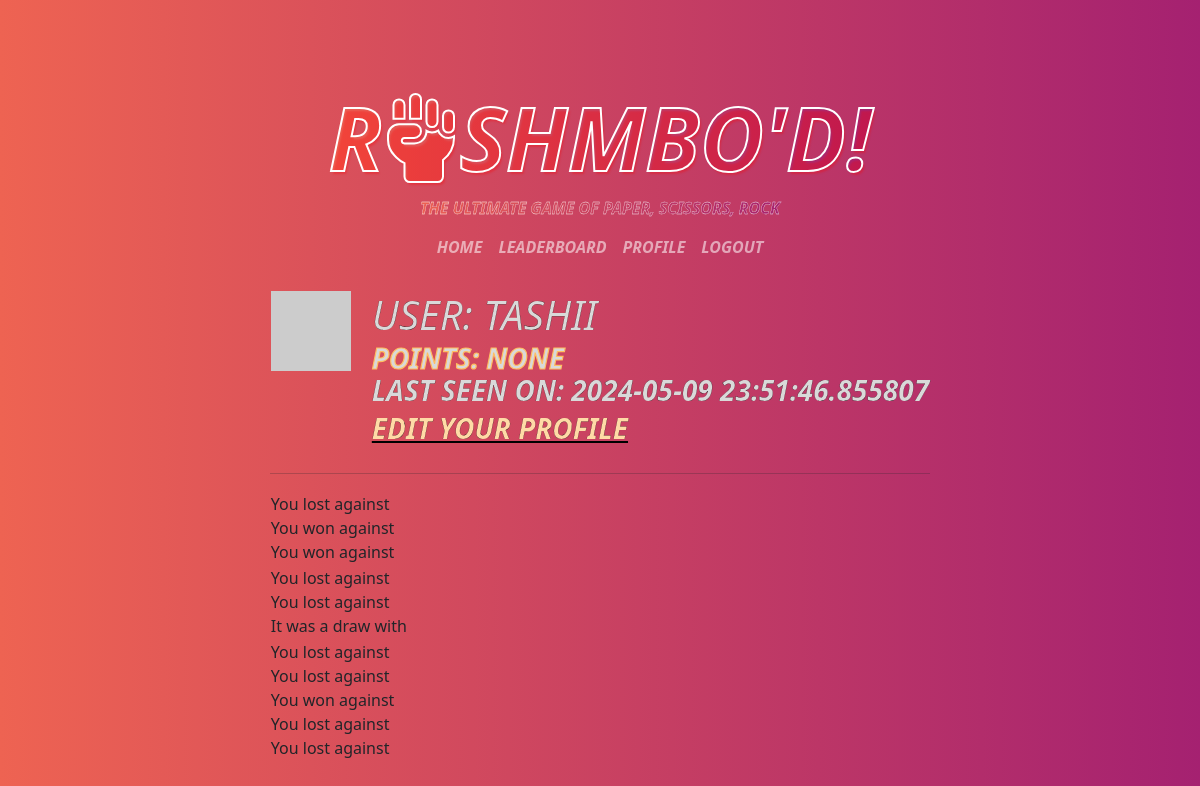
The page /user/tashii (signed in) on the database its author committed.
### app/models.py (models this page shows, shortened)
class User(UserMixin, db.Model):
    id: so.Mapped[int] = so.mapped_column(primary_key=True)
    username: so.Mapped[str] = so.mapped_column(sa.String(64), index=True,
                                                unique=True)
    email: so.Mapped[str] = so.mapped_column(sa.String(120), index=True,
                                             unique=True)
    password_hash: so.Mapped[Optional[str]] = so.mapped_column(sa.String(256))
    posts: so.WriteOnlyMapped['Post'] = so.relationship(
        back_populates='author')
    about_me: so.Mapped[Optional[str]] = so.mapped_column(sa.String(140))
    last_seen: so.Mapped[Optional[datetime]] = so.mapped_column(
        default=lambda: datetime.now(timezone.utc))
    points: so.Mapped[int] = so.mapped_column(sa.Integer, default=0, nullable=True)
    def avatar(self, size):
        digest = md5(self.email.lower().encode('utf-8')).hexdigest()
        return f'https://www.gravatar.com/avatar/{digest}?d=identicon&s={size}'

class Game (db.Model):
    id = db.Column(db.Integer, primary_key=True)
    user_id = db.Column(db.Integer, db.ForeignKey(User.id, name='game_user_fk'), index=True)
    opponent_id = db.Column(db.Integer, db.ForeignKey(User.id, name='game_opponent_fk'), index=True)
    user_move = db.Column(db.String(10))
    opponent_move = db.Column(db.String(10))
    result = db.Column(db.String(10), nullable=True)
    status = db.Column(db.String(10))
    user = db.relationship('User', foreign_keys=[user_id], backref='games_as_challenger', lazy=True)
    opponent = db.relationship('User', foreign_keys=[opponent_id], backref='opponent_games', lazy=True)

### app/routes.py (the view)
@app.route('/user/<username>')
@login_required
def user(username):
    user = db.first_or_404(sa.select(User).where(User.username == username))
    games = Game.query.filter(
            or_(
                Game.user_id == current_user.id,
                Game.opponent_id == current_user.id
            )
        ).all()
    return render_template('user.html', user=user, games=games)

### app/models.py (called while the page is built)
@login.user_loader
def load_user(id):
    return db.session.get(User, int(id))

### app/routes.py (called while the page is built)
@app.before_request
def before_request():
    if current_user.is_authenticated:
        current_user.last_seen = datetime.now(timezone.utc)
        db.session.commit()

### app/templates/user.html (shortened to what this page needs)
{% extends "base.html" %}
{% block content %}
<table class="profile">
    <tr valign="top">
        <td style="padding-right: 20px;"><img src="{{ user.avatar(128) }}"></td>
        <td>
            <h1>User: {{ user.username }}</h1>
            <div style="-webkit-text-stroke: 1.2px rgb(255, 190, 98)">Points: {{ user.points }}</div>
            {% if user.last_seen %}<p style="margin-top: 1px;">Last seen on: {{ user.last_seen }}</p>{% endif %}
            {% if user == current_user %}
            <p><a href="{{ url_for('edit_profile') }}" class="editprofile">Edit your profile</a></p>{% endif %}
        </td>
    </tr>
</table>
    <hr>
<div>
    {% for game in games %}
        {% include '_post.html' %}
    {% endfor %}
</div>
{% endblock %}

### app/templates/base.html (shortened to what this page needs)
<html>
    <head>
         <link rel="stylesheet" type="text/css" href="{{url_for('static', filename = 'style/styles.css')}}">
         <link href="https://cdn.jsdelivr.net/npm/bootstrap@5.1.3/dist/css/bootstrap.min.css" rel="stylesheet">
    </head>
    <body>
        <div>
            <div class="container mt-4" style = "text-align: center">
                <h1 class = "rosham title gradient textoutline float ">
                    R<i class="fa-solid fa-hand-fist"></i>shmbo'd!</h1>
                <p class = "subtitle title gradient">The ultimate game of paper, scissors, rock</p>
            </div>
            <nav class="navbar navbar-expand-lg navbar-dark title" style="margin-bottom: 40px;">
                <div class="collapse navbar-collapse" id="navbarNav" style="margin-bottom: -20px;">
                    <ul class="navbar-nav center-buttons">
                        <li class="nav-item">
                            <a class="nav-link" href="{{ url_for('index') }}">Home</a>
                        </li>
                        <li>
                            <a class="nav-link" href="{{ url_for('leaderboard') }}">Leaderboard</a>
                        </li>
                            {% if current_user.is_anonymous %}
                            <a class="nav-link" href="{{ url_for('login') }}">Login</a>
                            {% else %}
                            <a class="nav-link" href="{{ url_for('user', username=current_user.username) }}">Profile</a>
                            <a class="nav-link" href="{{ url_for('logout') }}">Logout</a>
                            {% endif %}
                    </ul>
                </div>
            </nav>
            {% block content %}{% endblock %}
        </div>
    </body>
</html>

### app/templates/_post.html (shortened to what this page needs)
<table>
    <tr valign="top">
        <td>
            {% if game.status == 'Open' %}
                You have an open game! You played {{ game.user_move }}
            {% elif game.status == 'Closed' %}
                {% if game.user.username == user.username %}
                    {% if game.result == 'Lost' %}
                        You won against
                    {% elif game.result == 'Won' %}
                        You lost against
                    {% elif game.result == 'Draw' %}
                        It was a draw with
                    {% endif %}
                {% endif %}
            {% endif %}
        </td>
    </tr>
</table>

### app/static/style/styles.css (style rules this page uses)
:root { --gradient: linear-gradient(90deg, #ee6352, purple, #ee6352); }
body { font-family: basic-sans, sans-serif; min-height: 100vh; display: flex; justify-content: center; align-items: center; font-size: 1.125em; line-height: 1.6; color: #333; background: #ddd; background-size: 300%; background-image: var(--gradient); animation: bg-animation 25s infinite; }
.container { display: flex; justify-content: center; flex-direction: column; align-items: center; min-height: 10vh; padding-top: 20px; flex-wrap: wrap; }
.rosham { font-size: 5.5rem !important; padding: 10px!important; text-shadow: 2px 3px 2px rgba(255, 0, 0, 0.3)!important; }
.subtitle { -webkit-text-stroke: 0.3px white;font-size: 1.8rem; padding: 10px }
.navbar { display: flex; justify-content: space-between; align-items: center; width: 100%; position: fixed; top: 0; left: 0; z-index: 1000; }
.navbar-nav.center-buttons { flex:1; justify-content: center; display: flex; }
.title { margin: 0 0 .5em; text-transform: uppercase; font-weight: 900; font-style: italic; font-size: 1rem; color: #ee6352; line-height: .8; margin: 0; }
.gradient { background-image: var(--gradient); background-clip: text; color: transparent; display: inline-block; background-size: 300%; transition: background-position 1s; }
.textoutline { -webkit-text-stroke: 2px white; }
.profile { margin: 0 0 .5em; text-transform: uppercase; font-weight: 900; font-style: italic; font-size: 1.75rem; color: #d9d9d9; line-height: .8; margin: 0; -webkit-text-stroke: 0.2px rgb(0, 0, 0); }
.editprofile { color: #ffdaa6; }

### rows shown on the page
User: username "TASHII", points "NONE", last_seen "2024-05-09 23:51:46.855807"
Game: result "You lost against"
Game: result "You won against"
Game: result "You won against"
Game: result "You lost against"
Game: result "You lost against"
Game: result "It was a draw with"
Game: result "You lost against"
Game: result "You lost against"
Game: result "You won against"
Game: result "You lost against"
Game: result "You lost against"
